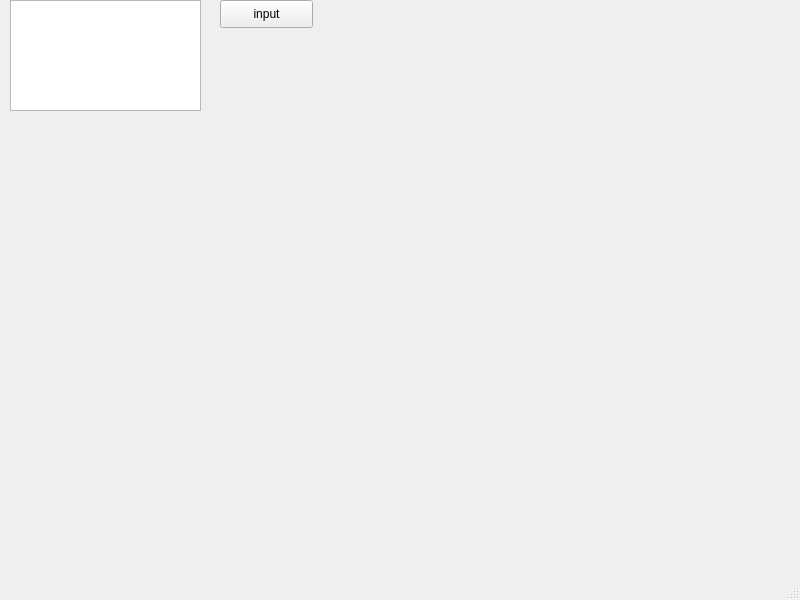
<?xml version="1.0" encoding="UTF-8"?>
<ui version="4.0">
 <class>MainWindow</class>
 <widget class="QMainWindow" name="MainWindow">
  <property name="geometry">
   <rect>
    <x>0</x>
    <y>0</y>
    <width>800</width>
    <height>600</height>
   </rect>
  </property>
  <property name="windowTitle">
   <string>MainWindow</string>
  </property>
  <widget class="QWidget" name="centralwidget">
   <widget class="QWidget" name="widget1" native="true">
    <property name="geometry">
     <rect>
      <x>10</x>
      <y>0</y>
      <width>321</width>
      <height>311</height>
     </rect>
    </property>
    <widget class="QTextEdit" name="textEdit">
     <property name="geometry">
      <rect>
       <x>0</x>
       <y>0</y>
       <width>191</width>
       <height>111</height>
      </rect>
     </property>
    </widget>
    <widget class="QPushButton" name="btnInput">
     <property name="geometry">
      <rect>
       <x>210</x>
       <y>0</y>
       <width>93</width>
       <height>28</height>
      </rect>
     </property>
     <property name="text">
      <string>input</string>
     </property>
    </widget>
   </widget>
  </widget>
  <widget class="QMenuBar" name="menubar">
   <property name="geometry">
    <rect>
     <x>0</x>
     <y>0</y>
     <width>800</width>
     <height>26</height>
    </rect>
   </property>
  </widget>
  <widget class="QStatusBar" name="statusbar"/>
 </widget>
 <resources/>
 <connections/>
</ui>
